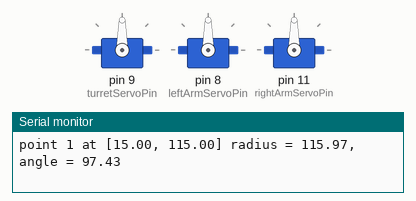
A sketch run on a simulated Arduino Uno, built with avr-gcc and run on an emulated ATmega328P. On the bench: 3 × servo, the last lines printed to the serial monitor.

Above: at 0.1 s.
At 3.48 s:
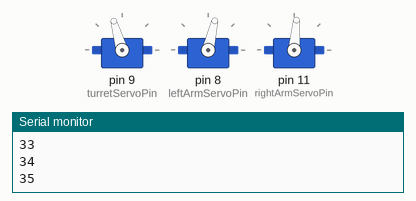
At 5.11 s:
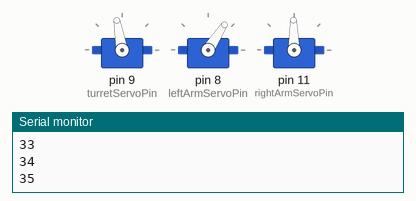
At 5.92 s:
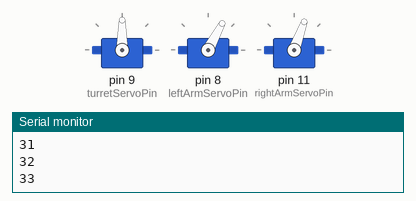
At 7.56 s:
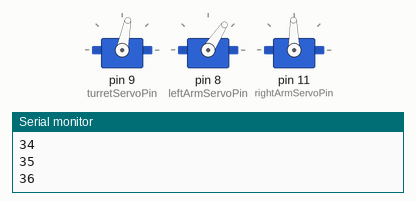
At 9.9 s:
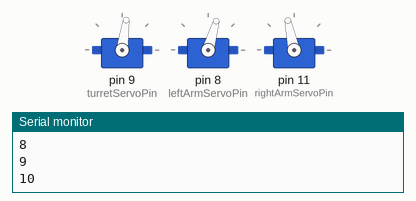
Timing chart, 0 to 11.4 s (numbered marks = the images above):
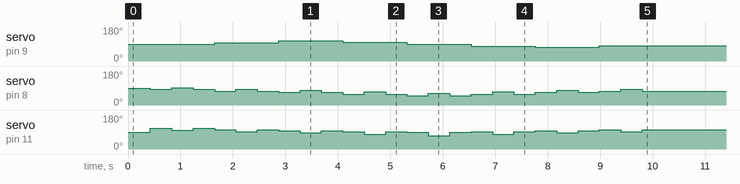

Measured:
- by itself, servo on pin 9 (turretServoPin): 90° → 89° at 0.43 s, → 97° 1.2 s later, → 106° 1.2 s later, → 100° 1.2 s later, … (8 changes in this stretch)
- by itself, servo on pin 8 (leftArmServoPin): 90° → 83° at 0.43 s, → 91° 0.41 s later, → 83° 0.41 s later, → 74° 0.41 s later, … (24 changes in this stretch)

The sketch:

meArm3.ino
```cpp
#include <Servo.h>

int turretServoPin = 9;
int leftArmServoPin = 8;
int rightArmServoPin = 11;
int clawServoPin = 10;

Servo turret;
Servo leftArm;
Servo rightArm;

bool run = true;

void setup() {
  // put your setup code here, to run once:
  turret.attach(turretServoPin);
  leftArm.attach(leftArmServoPin);
  rightArm.attach(rightArmServoPin);
  Serial.begin(9600);
}

void loop() {
  while(run){

    //int n, int r, float x, float y, float drawHeight
    nSidedPolygon(4, 30, 0, 100, 0);

    run = false;
  }
}

//calculates the angle value for the right arm based on radius and height
int setRight(float rad, float hi) //A, determines rad? or
{
  float d = hi*hi + rad * rad;
  float acosInternal  = d / 12800.0 - 1;
  float Acos = acos(acosInternal);
  float atanInternal = hi / rad;
  float Atan = atan(atanInternal);
  float angleRad = (0.5 * Acos) - Atan;
  float angle = angleRad * 180 / 3.1415926535;
  float adjustedAngle = 135 - angle;
  return (int)adjustedAngle;
}

//calculates the angle for the left arm based on radius and height
int setLeft(float rad, float hi) //B, determines h? or
{
  float d = hi*hi + rad * rad;
  float acosInternal  = d / 12800.0 - 1;
  float Acos = acos(acosInternal);
  float atanInternal = hi / rad;
  float Atan = atan(atanInternal);
  float angleRad = (0.5 * Acos) + Atan;
  float angle = angleRad * 180 / 3.1415926535;
  float adjustedAngle = 180 - 53 - angle;
  return adjustedAngle;
}

//very big method because language doesnt support passing arrays as parameters
void nSidedPolygon(int n, int r, float x, float y, float drawHeight){
  //begin by filling an array with cartesian coordinates corresponding to the corners
  //of a regular n sided polygon with radius r
  float polygonXcoords[n];
  float polygonYcoords[n];
  //calculate all x and y coords for regular polygon of radius 1, n sides, centered at (x,y)
  for (int i = 0; i < n; i++){
    polygonXcoords[i] = (sin((float) (i / (float)n) * 2.0 * 3.1415926535) * r) + x;
    polygonYcoords[i] = (cos((float) (i / (float)n) * 2.0 * 3.1415926535) * r) + y;
  }

  //next, interpolate midpoints for these corners to fill out the shape
  float filledPolygonXcoords[n*2];
  float filledPolygonYcoords[n*2];
  int cornerArrayIndex = 0;
  int filledArrayIndex = 0;
  while (filledArrayIndex < n * 2){
    //add the corners
    filledPolygonXcoords[filledArrayIndex] = polygonXcoords[cornerArrayIndex];
    filledPolygonYcoords[filledArrayIndex] = polygonYcoords[cornerArrayIndex];
    filledArrayIndex++;
    //add the midpoints
    filledPolygonXcoords[filledArrayIndex] = 0.5 * (polygonXcoords[cornerArrayIndex] + polygonXcoords[cornerArrayIndex+1]);
    filledPolygonYcoords[filledArrayIndex] = 0.5 * (polygonYcoords[cornerArrayIndex] + polygonYcoords[cornerArrayIndex+1]);
    filledArrayIndex++;
    cornerArrayIndex++;
  }
  //wrap back to start of array
  filledPolygonXcoords[n * 2 - 1] = 0.5 * (polygonXcoords[n-1] + polygonXcoords[0]);
  filledPolygonYcoords[n * 2 - 1] = 0.5 * (polygonYcoords[n-1] + polygonYcoords[0]);


  //then, convert these cartesian coordinates to polar coordinates
  float polarRadius[n * 2];
  float polarAngle[n * 2];

  //convert all the points to polar coordinates
  for (int j = 0; j < n * 2; j++){
    //sqrt(X*X+Y*Y)
    polarRadius[j] = sqrt((filledPolygonXcoords[j] * filledPolygonXcoords[j])+(filledPolygonYcoords[j] * filledPolygonYcoords[j]));
    //atan(y/x)
    float polarAngleTemp = 180 - ((180 / 3.1415) * atan(filledPolygonYcoords[j] / filledPolygonXcoords[j]));
    if (polarAngleTemp < 0) polarAngleTemp += 180;
    if (polarAngleTemp > 180) polarAngleTemp -= 180;
    polarAngle[j] = polarAngleTemp;
  }

  for (int i = 0; i < n * 2; i++){
    Serial.println("point " + (String)i + " at [" + (String)filledPolygonXcoords[i] + ", " + (String)filledPolygonYcoords[i] + "] radius = " + (String)polarRadius[i] + ", angle = " + polarAngle[i]);
  }

  //finally, draw each point:
  for (int i = 0; i < n * 2; i++){
    //move to a point above (x,y)
    turret.write(polarAngle[i]);
    leftArm.write(setLeft(polarRadius[i], drawHeight + 20));
    rightArm.write(setRight(polarRadius[i], drawHeight + 20));
    int wait = 0;
    while (wait < 100){
      wait++;
      Serial.println((String)wait);
    }
    //move z down to draw with the marker
    leftArm.write(setLeft(polarRadius[i], drawHeight));
    rightArm.write(setRight(polarRadius[i], drawHeight));
    wait = 0;
    while (wait < 100){
      wait++;
      Serial.println((String)wait);
    }
    //move z up to clear the paper
    leftArm.write(setLeft(polarRadius[i], drawHeight + 20));
    rightArm.write(setRight(polarRadius[i], drawHeight + 20));
    wait = 0;
    while (wait < 100){
      wait++;
      Serial.println((String)wait);

    }
  }
}
```
